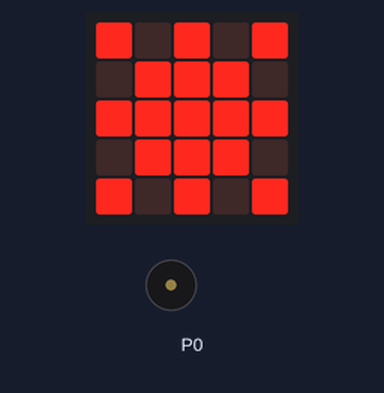
The program below on a simulated BBC micro:bit (MakeCode). On the bench: the board's 5×5 LED display, buzzer (waves = sounding).

Above: at 0.2 s.
At 2.91 s:
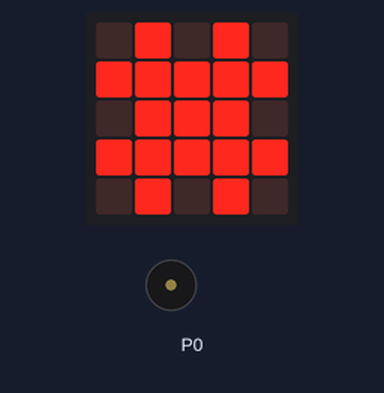
At 4.3 s:
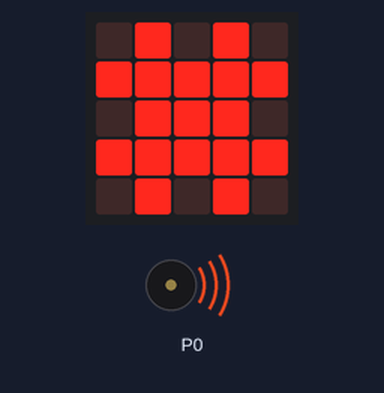
At 8.6 s:
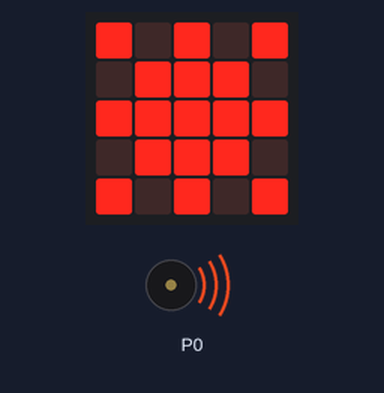
Timing chart, 0 to 130.0 s (numbered marks = the images above):
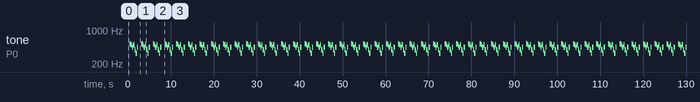

Measured:
- by itself, tone on P0: repeats every 2.7 s: 494 Hz 0.29 s, 440 Hz 0.29 s, 494 Hz 0.29 s, 392 Hz 0.29 s, 330 Hz 0.29 s, 440 Hz 0.28 s, silent 0.69 s, 523 Hz 0.29 s
- what the display in image 1 shows lasts 2.7 s, from 2.7 s to 5.4 s

The program:

main.ts
```typescript
basic.forever(function () {
    basic.showLeds(`
        # . # . #
        . # # # .
        # # # # #
        . # # # .
        # . # . #
        `)
    music.play(music.stringPlayable("C5 B A B G E A - ", 210), music.PlaybackMode.UntilDone)
    basic.showLeds(`
        . # . # .
        # # # # #
        . # # # .
        # # # # #
        . # . # .
        `)
    music.play(music.stringPlayable("C5 B A B G E A - ", 210), music.PlaybackMode.UntilDone)
    basic.showLeds(`
        # . # . #
        . # # # .
        # # # # #
        . # # # .
        # . # . #
        `)
    music.play(music.stringPlayable("C5 B A B G E A - ", 210), music.PlaybackMode.UntilDone)
})
```

test.ts
```typescript
// testes vão aqui; isto não será compilado quando este pacote for usado como uma extensão.
```
